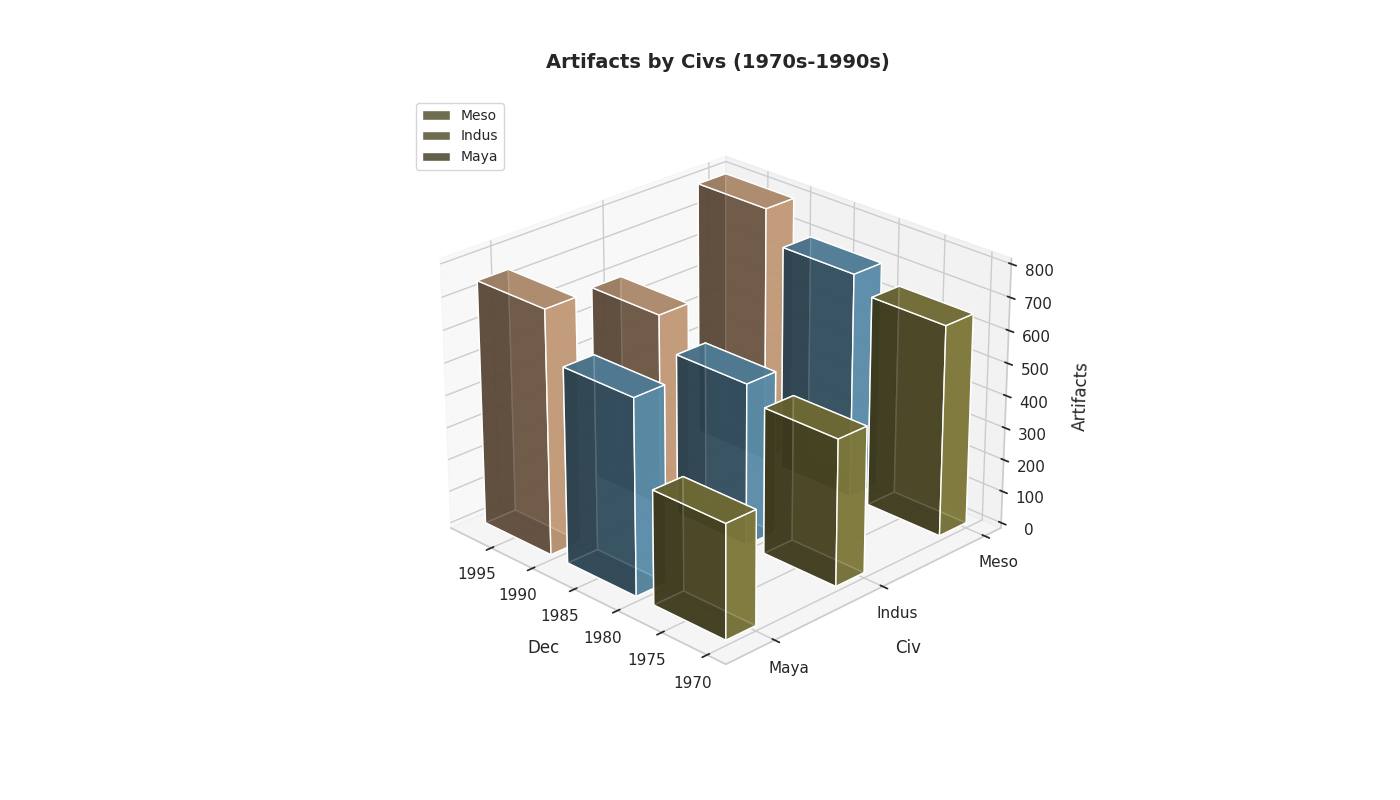

The Python source for this figure:
import matplotlib.pyplot as plt
from mpl_toolkits.mplot3d import Axes3D
import numpy as np

decades = np.array([1970, 1980, 1990])
civilizations = ['Meso', 'Indus', 'Maya']

artifacts_data = np.array([
    [650, 700, 800],  
    [450, 500, 600],  
    [350, 600, 750]   
])

colors = ['#8D8741', '#659DBD', '#DAAD86']  

fig = plt.figure(figsize=(14, 8))
ax = fig.add_subplot(111, projection='3d')

for i, civilization in enumerate(civilizations):
    xs = decades
    ys = np.full(xs.shape, i * 3)
    zs = np.zeros(decades.shape)

    for j, (color, decade) in enumerate(zip(colors, decades)):
        height = artifacts_data[i, j]
        ax.bar3d(xs[j], ys[j], zs[j], dx=8, dy=0.8, dz=height, color=color, alpha=0.8, label=civilization if j == 0 else "")
        zs[j] += height

ax.set_xlabel('Dec', fontsize=12, labelpad=10)
ax.set_ylabel('Civ', fontsize=12, labelpad=10)
ax.set_zlabel('Artifacts', fontsize=12, labelpad=10)
ax.set_yticks([i * 3 for i in range(len(civilizations))])
ax.set_yticklabels(civilizations)

ax.view_init(elev=25, azim=135)
handles, labels = ax.get_legend_handles_labels()
ax.legend(handles[:3], labels[:3], loc='upper left', fontsize=10)

plt.title('Artifacts by Civs (1970s-1990s)', pad=20, fontsize=14, fontweight='bold')

plt.tight_layout()
plt.show()
